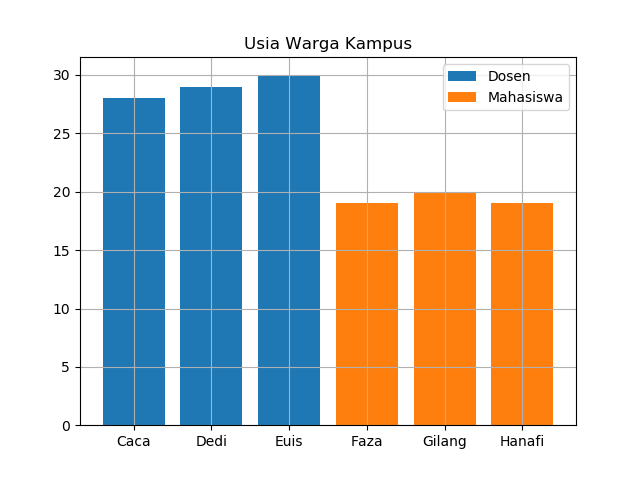

Source code (Python):
import pymongo; import pandas as pd;    import matplotlib.pyplot as plt
from pymongo import MongoClient

url = 'mongodb://localhost:27017'
mydb = pymongo.MongoClient(url)

def _connect_mongo(host, port, username, password, db):
    """ A util for making a connection to mongo """
    if username and password:
        mongo_uri = 'mongodb://%s:%s@%s:%s/%s' % (username, password, host, port, db)
        conn = MongoClient(mongo_uri)
    else:
        conn = MongoClient(host, port)
    return conn[db]

def read_mongo_dos(db, collection, query={}, host='localhost', port=27017, username=None, password=None, no_id=True):
    """ Read from Mongo and Store into DataFrame """
    # Connect to MongoDB
    db = _connect_mongo(host=host, port=port, username=username, password=password, db=db)
    # Make a query to the specific DB and Collection
    cursor = db['Dosen'].find(query)
    # Expand the cursor and construct the DataFrame
    df_dos =  pd.DataFrame(list(cursor))
    return df_dos
def read_mongo_mah(db, collection, query={}, host='localhost', port=27017, username=None, password=None, no_id=True):
    """ Read from Mongo and Store into DataFrame """
    # Connect to MongoDB
    db = _connect_mongo(host=host, port=port, username=username, password=password, db=db)
    # Make a query to the specific DB and Collection
    cursor = db['Mahasiswa'].find(query)
    # Expand the cursor and construct the DataFrame
    df_mah =  pd.DataFrame(list(cursor))
    return df_mah
# read_mongo_dos('Kampus', 'Dosen')
# read_mongo_mah('Kampus', 'Mahasiswa')
df1_dos = read_mongo_dos('Kampus', 'Dosen')
df2_mah = read_mongo_mah('Kampus', 'Mahasiswa')
# print(df1_dos);   print(df2_mah)

status_dos = ['dosen', 'dosen', 'dosen']
status_mah = ['mahasiswa', 'mahasiswa', 'mahasiswa']
df1_dos_new = df1_dos[['asal', 'nama', 'usia']]
df2_mah_new = df2_mah[['asal', 'nama', 'usia']]
df1_dos_new.insert(loc=2, column='status', value=status_dos)
df2_mah_new.insert(loc=2, column='status', value=status_mah)
print(df1_dos_new); print(df2_mah_new)      # Print answer

# Create Usia Graph

plt.bar(df1_dos.nama.tolist(), df1_dos.usia.tolist())
plt.bar(df2_mah.nama.tolist(), df2_mah.usia.tolist())
plt.title('Usia Warga Kampus')
plt.legend(['Dosen', 'Mahasiswa'])
plt.grid()
plt.show()
